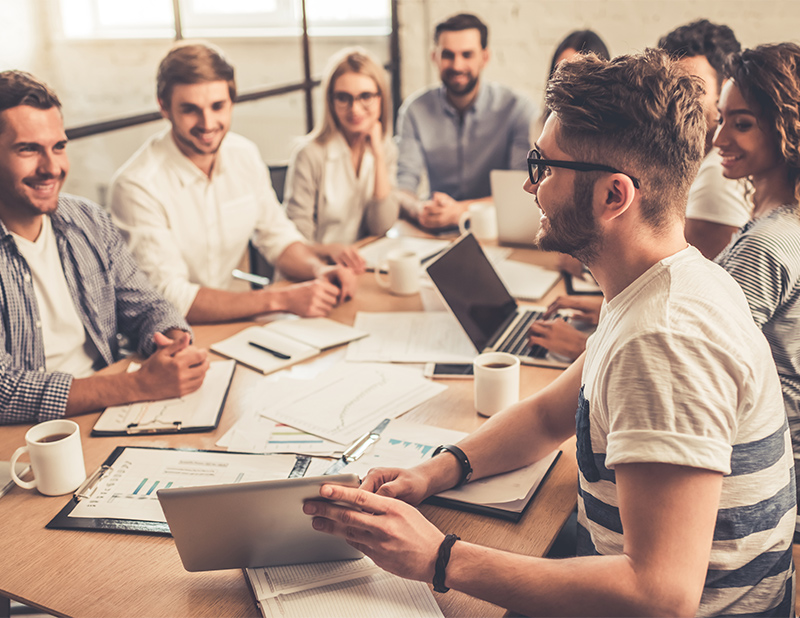
#> input picture day2/img.png, 800 x 618 px
$ python color.py
#> lines starting #> are read from the running program, lines starting #| are printed output that depends on the picture; after the words box and inside, x2 and y2 are one past the last pixel; in counts of white or black regions, pixels touching at a corner belong together
import cv2
import numpy as np

img=cv2.imread("img.png")
#> img is the input picture: shape (618, 800, 3); mean B, G, R 139.6, 154.4, 179.8
x =0
for i in range(220):
    x = x+1
    img[60:80,i] = [255,255,x]
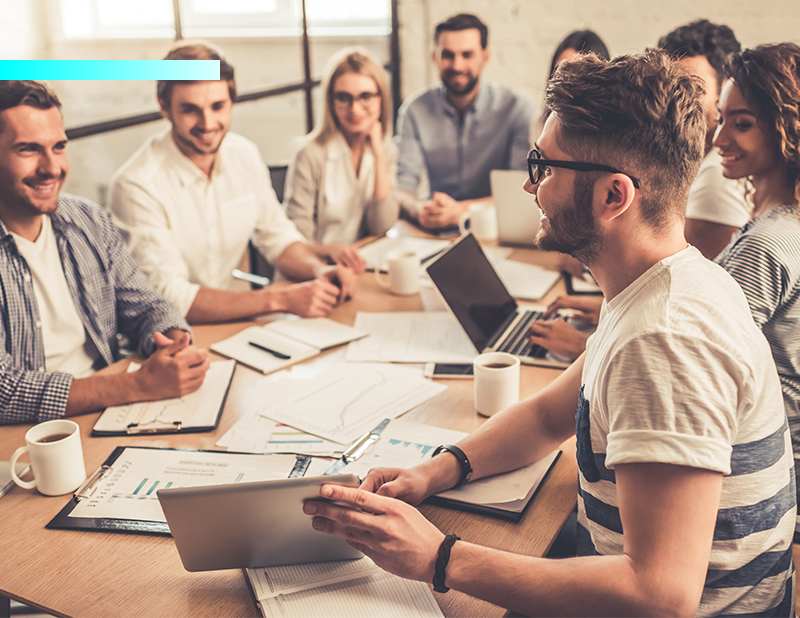
#> img: shape (618, 800, 3); 0.89% of pixels changed, all inside (x1, y1, x2, y2) = (0, 60, 220, 80)
x =0
for i in range(220):
    x = x+1
    img[250:500,i] = [x,255,255]
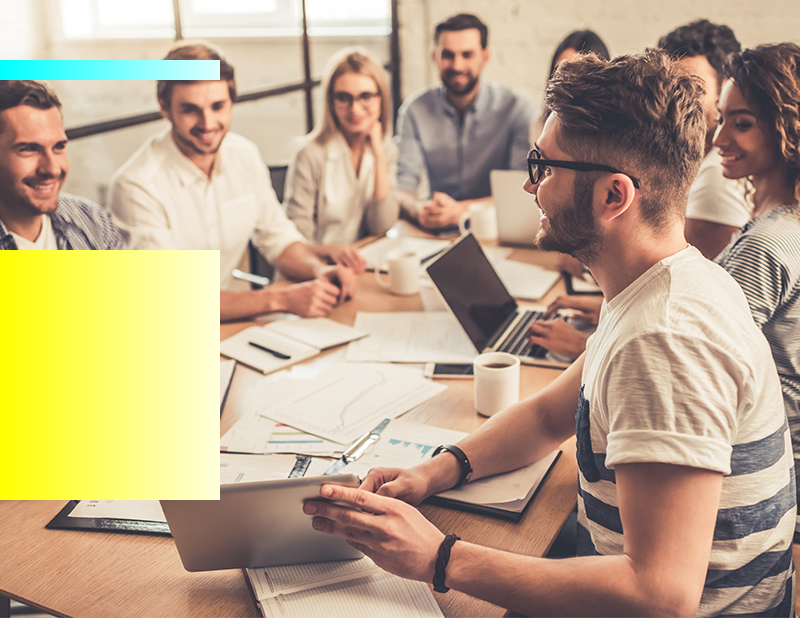
#> img: shape (618, 800, 3); 11.12% of pixels changed, all inside (x1, y1, x2, y2) = (0, 250, 220, 500)

cv2.imshow('img', img)

cv2.waitKey(0)
cv2.destroyAllWindows()
